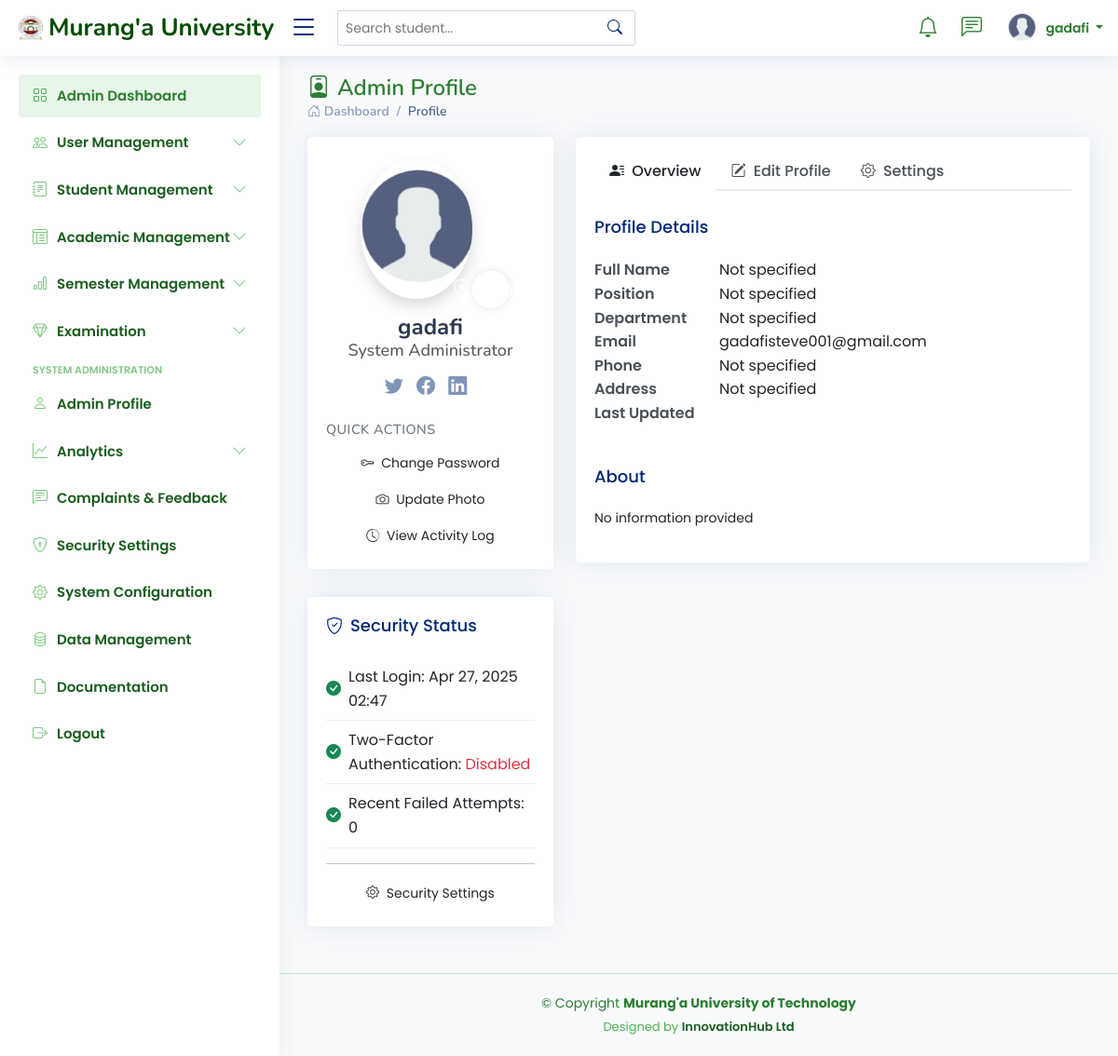
The app's page /admin_profile/profile/ (signed in), older data.
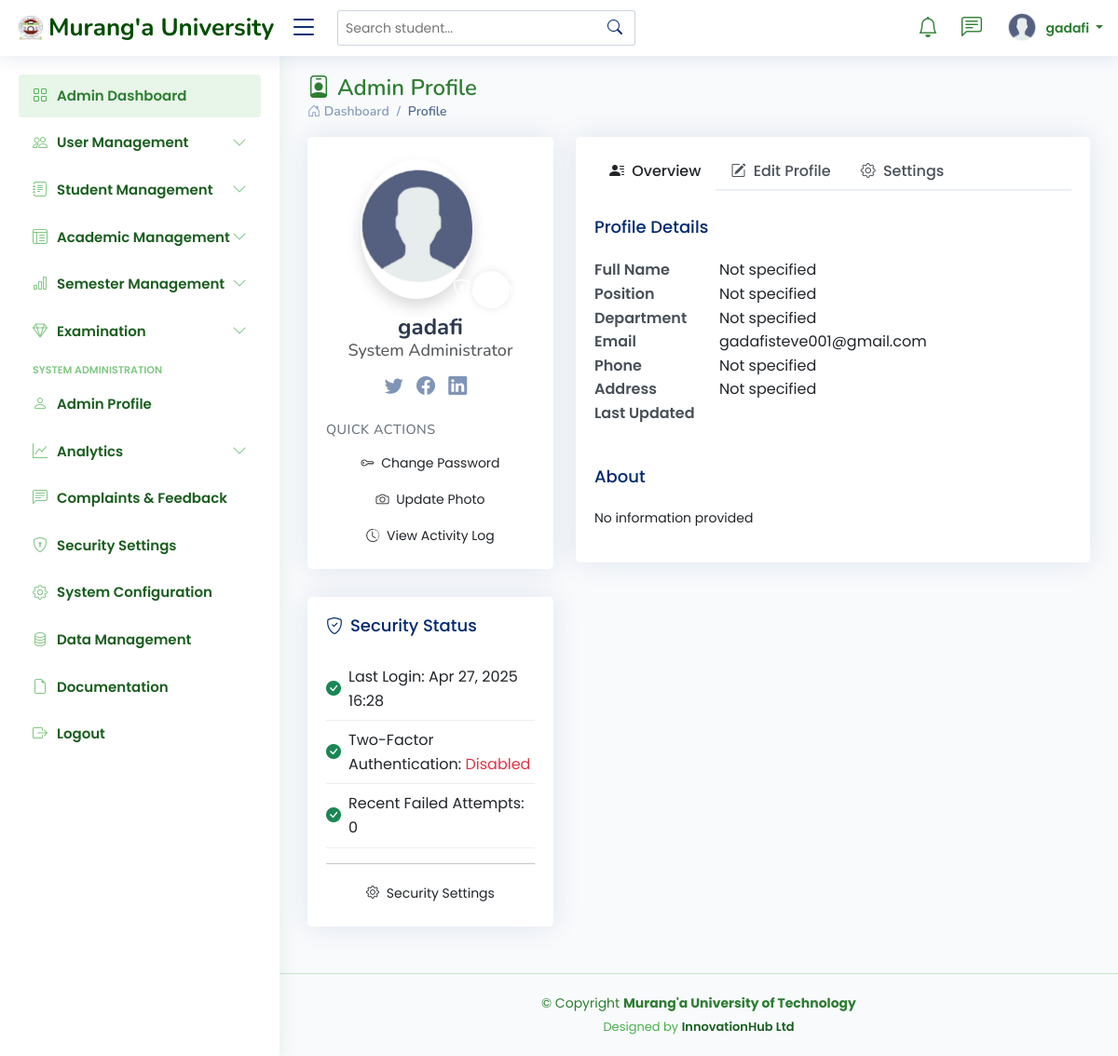
The same page, newer data.
### students_portal/models.py (models this page shows, shortened)
class User(AbstractUser):
    USER_TYPES = (
        ('student', 'Student'),
        ('lecturer', 'Lecturer'),
        ('admin', 'Administrator'),
        ('staff', 'Administrative Staff'),
        ('finance', 'Finance Officer'),
    )
    user_type = models.CharField(max_length=20, choices=USER_TYPES)
    is_verified = models.BooleanField(default=False)
    status = models.CharField(max_length=20, choices=[
        ('active', 'Active'),
        ('inactive', 'Inactive'),
        ('suspended', 'Suspended'),
    ], default='active')
    phone_number = models.CharField(max_length=15, blank=True, null=True)
    last_password_change = models.DateTimeField(default=timezone.now)
    password_reset_token = models.CharField(max_length=100, blank=True, null=True)
    password_reset_token_expiry = models.DateTimeField(blank=True, null=True)
    created_at = models.DateTimeField(auto_now_add=True)
    updated_at = models.DateTimeField(auto_now=True)

class AdminProfile(models.Model):
    user = models.OneToOneField(User, on_delete=models.CASCADE)
    phone = models.CharField(max_length=15, blank=True)
    position = models.CharField(max_length=100, blank=True)
    profile_picture = models.ImageField(upload_to='admin_profiles/', default='default.png')

### students_portal/views.py (the view)
# urls.py: path('admin_profile/profile/', views.admin_profile, name='admin_profile'),
@login_required
@user_passes_test(lambda u: u.is_superuser or u.is_staff)
def admin_profile(request):
    admin_profile, created = AdminProfile.objects.get_or_create(user=request.user)
    login_attempts = 0  # Replace with actual logic
    context = {
        'admin_profile': admin_profile,
        'login_attempts': login_attempts,
    }
    return render(request, 'admin/admin_profile.html', context)

### templates/admin/admin_profile.html (shortened to what this page needs)
{% extends 'base/base.html'%}
{% load static %}
{% block content %}
<div class="pagetitle">
    <h1><i class="bi bi-person-badge me-2"></i>Admin Profile</h1>
    <nav>
        <ol class="breadcrumb">
            <li class="breadcrumb-item"><a href="{% url 'admin_dashboard' %}"><i class="bi bi-house-door"></i> Dashboard</a></li>
            <li class="breadcrumb-item active">Profile</li>
        </ol>
    </nav>
</div>
<section class="section profile">
    <div class="row">
        <div class="col-xl-4">
            <div class="card">
                <div class="card-body profile-card pt-4 d-flex flex-column align-items-center">
                    <div class="profile-image-wrapper">
                        <img src="{% if admin_profile.profile_picture %}{{ admin_profile.profile_picture.url }}{% else %}{% static 'assets/img/profile.png' %}{% endif %}"
                             alt="Profile" class="rounded-circle shadow">
                        <div class="profile-badge bg-university-primary">
                            <i class="bi bi-shield-lock"></i> Admin
                        </div>
                    </div>
                    <h2 class="mt-3">{{ user.get_full_name|default:user.username }}</h2>
                    <h3 class="text-muted">{{ user.admin_profile.position|default:"System Administrator" }}</h3>
                    <div class="social-links mt-2">
                        <a href="#" class="twitter"><i class="bi bi-twitter"></i></a>
                        <a href="#" class="facebook"><i class="bi bi-facebook"></i></a>
                        <a href="#" class="linkedin"><i class="bi bi-linkedin"></i></a>
                    </div>
                    <div class="mt-4 w-100">
                        <h5 class="section-title">Quick Actions</h5>
                        <div class="d-grid gap-2">
                            <button class="btn btn-sm btn-outline-university" data-bs-toggle="modal" data-bs-target="#changePasswordModal">
                                <i class="bi bi-key me-1"></i> Change Password
                            </button>
                            <button class="btn btn-sm btn-outline-university" data-bs-toggle="modal" data-bs-target="#updateProfilePicModal">
                                <i class="bi bi-camera me-1"></i> Update Photo
                            </button>
                            <a href="#" class="btn btn-sm btn-outline-university">
                                <i class="bi bi-clock-history me-1"></i> View Activity Log
                            </a>
                        </div>
                    </div>
                </div>
            </div>
            <div class="card mt-3">
                <div class="card-body">
                    <h5 class="card-title"><i class="bi bi-shield-check me-2"></i>Security Status</h5>
                    <div class="security-item">
                        <i class="bi bi-check-circle-fill text-success me-2"></i>
                        <span>Last Login: {{ user.last_login|date:"M d, Y H:i" }}</span>
                    </div>
                    <div class="security-item">
                        <i class="bi bi-check-circle-fill text-success me-2"></i>
                        <span>Two-Factor Authentication:
                            {% if admin_profile.two_factor_enabled %}
                                <span class="text-success">Enabled</span>
                            {% else %}
                                <span class="text-danger">Disabled</span>
                            {% endif %}
                        </span>
                    </div>
                    <div class="security-item">
                        <i class="bi bi-{% if login_attempts < 3 %}check-circle-fill text-success{% else %}exclamation-triangle-fill text-warning{% endif %} me-2"></i>
                        <span>Recent Failed Attempts: {{ login_attempts }}</span>
                    </div>
                    <hr>
                    <div class="d-grid">
                        <button class="btn btn-sm btn-university" data-bs-toggle="modal" data-bs-target="#securitySettingsModal">
                            <i class="bi bi-gear me-1"></i> Security Settings
                        </button>
                    </div>
                </div>
            </div>
        </div>
        <div class="col-xl-8">
            <div class="card">
                <div class="card-body pt-3">
                    <ul class="nav nav-tabs nav-tabs-bordered">
                        <li class="nav-item">
                            <button class="nav-link active" data-bs-toggle="tab" data-bs-target="#profile-overview">
                                <i class="bi bi-person-lines-fill me-1"></i> Overview
                            </button>
                        </li>
                        <li class="nav-item">
                            <button class="nav-link" data-bs-toggle="tab" data-bs-target="#profile-edit">
                                <i class="bi bi-pencil-square me-1"></i> Edit Profile
                            </button>
                        </li>
                        <li class="nav-item">
                            <button class="nav-link" data-bs-toggle="tab" data-bs-target="#profile-settings">
                                <i class="bi bi-gear me-1"></i> Settings
                            </button>
                        </li>
                    </ul>
                    <div class="tab-content pt-2">
                        <div class="tab-pane fade show active" id="profile-overview">
                            <h5 class="card-title">Profile Details</h5>
                            <div class="row">
                                <div class="col-lg-3 col-md-4 label">Full Name</div>
                                <div class="col-lg-9 col-md-8">{{ user.get_full_name|default:"Not specified" }}</div>
                            </div>
                            <div class="row">
                                <div class="col-lg-3 col-md-4 label">Position</div>
                                <div class="col-lg-9 col-md-8">{{ admin_profile.position|default:"Not specified" }}</div>
                            </div>
                            <div class="row">
                                <div class="col-lg-3 col-md-4 label">Department</div>
                                <div class="col-lg-9 col-md-8">{{ admin_profile.department|default:"Not specified" }}</div>
                            </div>
                            <div class="row">
                                <div class="col-lg-3 col-md-4 label">Email</div>
                                <div class="col-lg-9 col-md-8">{{ user.email }}</div>
                            </div>
                            <div class="row">
                                <div class="col-lg-3 col-md-4 label">Phone</div>
                                <div class="col-lg-9 col-md-8">{{ admin_profile.phone_number|default:"Not specified" }}</div>
                            </div>
                            <div class="row">
                                <div class="col-lg-3 col-md-4 label">Address</div>
                                <div class="col-lg-9 col-md-8">{{ admin_profile.address|default:"Not specified" }}</div>
                            </div>
                            <div class="row">
                                <div class="col-lg-3 col-md-4 label">Last Updated</div>
                                <div class="col-lg-9 col-md-8">{{ admin_profile.updated_at|date:"M d, Y H:i" }}</div>
                            </div>
                            <h5 class="card-title mt-4">About</h5>
                            <p class="small">{{ admin_profile.bio|default:"No information provided" }}</p>
                        </div>
                    </div>
                </div>
            </div>
        </div>
    </div>
</section>
{% endblock %}

### templates/base/navbars/admin_navbar.html (shortened to what this page needs)
{% load static %}
<header id="header" class="header fixed-top d-flex align-items-center">
  <div class="d-flex align-items-center justify-content-between">
    <a href="{% url 'admin_dashboard' %}" class="logo d-flex align-items-center">
      <img src="{% static 'assets/img/logo.png'%}" alt="UniLink Logo">
      <span class="d-none d-lg-block" style="color: #004d00; font-weight: bold;">
       Murang'a University
      </span>
    </a>
    <i class="bi bi-list toggle-sidebar-btn"></i>
  </div>
  <div class="search-bar">
    <form class="search-form d-flex align-items-center" method="GET" action="#">
      <input type="text" name="q" placeholder="Search student..." title="Enter search keyword">
      <button type="submit" title="Search"><i class="bi bi-search"></i></button>
    </form>
  </div>
  <nav class="header-nav ms-auto">
    <ul class="d-flex align-items-center">
      <li class="nav-item dropdown">
        <a class="nav-link nav-icon" href="#" data-bs-toggle="dropdown">
          <i class="bi bi-bell"></i>
        </a>
      </li>
      <li class="nav-item dropdown">
        <a class="nav-link nav-icon" href="#" data-bs-toggle="dropdown">
          <i class="bi bi-chat-left-text"></i>
        </a>
      </li>
      <li class="nav-item dropdown pe-3">
        <a class="nav-link nav-profile d-flex align-items-center pe-0" href="#" data-bs-toggle="dropdown">
          {% if request.user.student.profile_picture %}
            <img src="{{ request.user.student.profile_picture.url }}" alt="Profile" class="rounded-circle">
          {% else %}
            <img src="{% static 'assets/img/profile.png' %}" alt="Profile" class="rounded-circle">
          {% endif %}
          <span class="d-none d-md-block dropdown-toggle ps-2">
            {{ request.user.get_full_name|default:request.user.username }}
          </span>
        </a>
      </li>
    </ul>
  </nav>
</header>

Row changes from the older to the newer data that the page shows:
changed User "gadafi": last_login "Apr 27, 2025 02:47" → "Apr 27, 2025 16:28"
